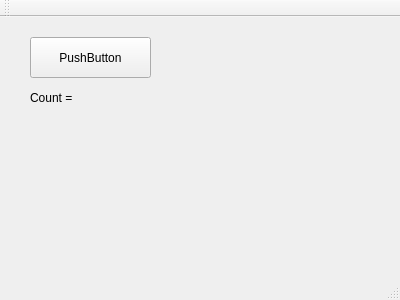
<?xml version="1.0" encoding="UTF-8"?>
<ui version="4.0">
 <class>MainWindow</class>
 <widget class="QMainWindow" name="MainWindow">
  <property name="geometry">
   <rect>
    <x>0</x>
    <y>0</y>
    <width>400</width>
    <height>300</height>
   </rect>
  </property>
  <property name="windowTitle">
   <string>MainWindow</string>
  </property>
  <widget class="QWidget" name="centralWidget">
   <widget class="QPushButton" name="button1">
    <property name="geometry">
     <rect>
      <x>30</x>
      <y>20</y>
      <width>121</width>
      <height>41</height>
     </rect>
    </property>
    <property name="text">
     <string>PushButton</string>
    </property>
   </widget>
   <widget class="QLabel" name="label1">
    <property name="geometry">
     <rect>
      <x>30</x>
      <y>70</y>
      <width>121</width>
      <height>21</height>
     </rect>
    </property>
    <property name="text">
     <string>Count =</string>
    </property>
   </widget>
  </widget>
  <widget class="QMenuBar" name="menuBar">
   <property name="geometry">
    <rect>
     <x>0</x>
     <y>0</y>
     <width>400</width>
     <height>14</height>
    </rect>
   </property>
  </widget>
  <widget class="QToolBar" name="mainToolBar">
   <attribute name="toolBarArea">
    <enum>TopToolBarArea</enum>
   </attribute>
   <attribute name="toolBarBreak">
    <bool>false</bool>
   </attribute>
  </widget>
  <widget class="QStatusBar" name="statusBar"/>
 </widget>
 <layoutdefault spacing="6" margin="11"/>
 <resources/>
 <connections/>
</ui>
